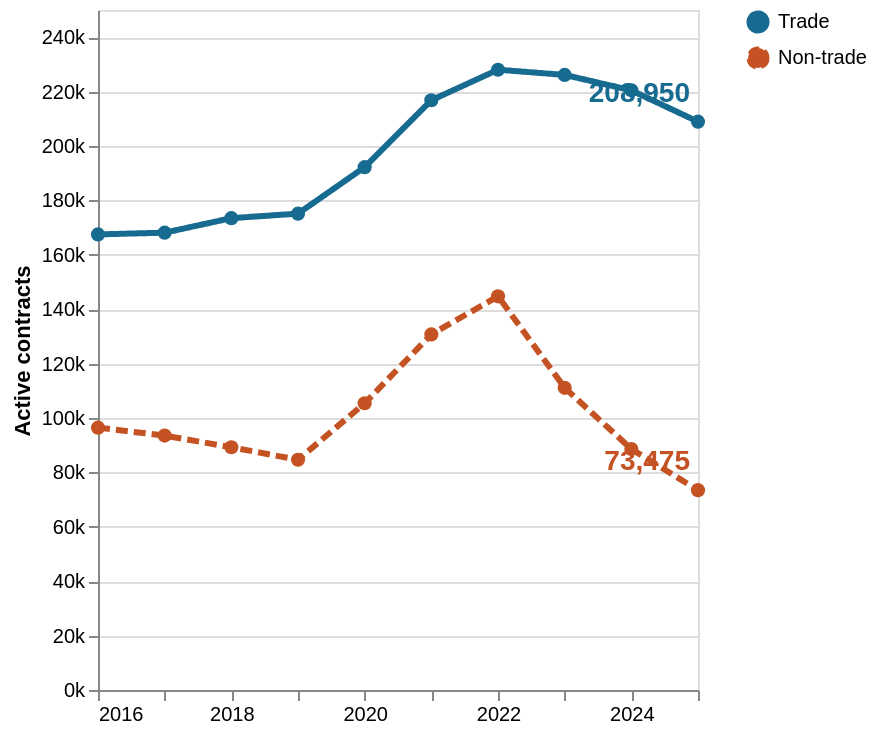

Describe this chart as a Vega-Lite specification.
### Vega-Lite specification from a JSON file in a GitHub repository (floating-point values rounded to 4 significant figures)
{"$schema": "https://vega.github.io/schema/vega-lite/v6.json", "description": "Active apprenticeship and traineeship contracts at 31 December, Australia, 2016–2025. NCVER Figure 1, December 2025 release.", "height": 340, "data": {"values": [{"year": 2016, "Trade": 167505, "Non-trade": 96455}, {"year": 2017, "Trade": 168130, "Non-trade": 93530}, {"year": 2018, "Trade": 173480, "Non-trade": 89255}, {"year": 2019, "Trade": 175135, "Non-trade": 84635}, {"year": 2020, "Trade": 192225, "Non-trade": 105430}, {"year": 2021, "Trade": 216825, "Non-trade": 130730}, {"year": 2022, "Trade": 228050, "Non-trade": 144740}, {"year": 2023, "Trade": 226140, "Non-trade": 111085}, {"year": 2024, "Trade": 220460, "Non-trade": 88600}, {"year": 2025, "Trade": 208950, "Non-trade": 73475}]}, "transform": [{"fold": ["Trade", "Non-trade"], "as": ["Group", "Contracts"]}], "encoding": {"x": {"field": "year", "type": "quantitative", "scale": {"zero": false}, "axis": {"title": null, "format": "d", "tickMinStep": 1, "grid": false}}, "y": {"field": "Contracts", "type": "quantitative", "scale": {"domain": [0, 250000]}, "axis": {"title": "Active contracts", "format": "~s"}}, "color": {"field": "Group", "type": "nominal", "scale": {"domain": ["Trade", "Non-trade"], "range": ["#176b91", "#c45222"]}, "legend": {"title": null}}, "tooltip": [{"field": "year", "type": "ordinal", "title": "31 December"}, {"field": "Group"}, {"field": "Contracts", "type": "quantitative", "format": ","}], "strokeDash": {"field": "Group", "type": "nominal", "scale": {"domain": ["Trade", "Non-trade"], "range": [[1, 0], [6, 3]]}, "legend": null}}, "layer": [{"mark": {"type": "line", "strokeWidth": 3, "point": {"filled": true, "size": 50}}}, {"transform": [{"filter": "datum.year === 2025"}], "mark": {"type": "text", "align": "right", "dx": -4, "dy": -14, "fontWeight": 700, "fontSize": 14}, "encoding": {"text": {"field": "Contracts", "format": ","}}}]}
